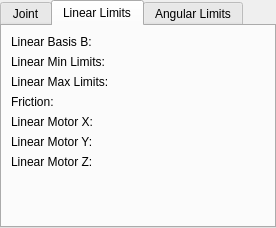
<?xml version="1.0" encoding="UTF-8"?>
<ui version="4.0">
 <class>Generic</class>
 <widget class="QWidget" name="Generic">
  <property name="geometry">
   <rect>
    <x>0</x>
    <y>0</y>
    <width>276</width>
    <height>216</height>
   </rect>
  </property>
  <property name="windowTitle">
   <string>Form</string>
  </property>
  <layout class="QGridLayout" name="gridLayout">
   <property name="leftMargin">
    <number>0</number>
   </property>
   <property name="topMargin">
    <number>0</number>
   </property>
   <property name="rightMargin">
    <number>0</number>
   </property>
   <property name="bottomMargin">
    <number>0</number>
   </property>
   <item row="0" column="0">
    <widget class="QTabWidget" name="tabWidget">
     <property name="currentIndex">
      <number>1</number>
     </property>
     <widget class="QWidget" name="tab">
      <attribute name="title">
       <string>Joint</string>
      </attribute>
      <layout class="QFormLayout" name="formLayout">
       <item row="0" column="0">
        <widget class="QLabel" name="label">
         <property name="text">
          <string>Pivot A:</string>
         </property>
        </widget>
       </item>
       <item row="0" column="1">
        <widget class="Vec3Setter" name="pivotA" native="true">
         <property name="toolTip">
          <string>Sets the pivot point attached to body A from a point in A's body space.</string>
         </property>
        </widget>
       </item>
       <item row="1" column="0">
        <widget class="QLabel" name="label_2">
         <property name="text">
          <string>Pivot B:</string>
         </property>
        </widget>
       </item>
       <item row="1" column="1">
        <widget class="Vec3Setter" name="pivotB" native="true">
         <property name="toolTip">
          <string>Sets the pivot point attached to body B from a point in B's body space.</string>
         </property>
        </widget>
       </item>
      </layout>
     </widget>
     <widget class="QWidget" name="tab_2">
      <attribute name="title">
       <string>Linear Limits</string>
      </attribute>
      <layout class="QFormLayout" name="formLayout_2">
       <item row="0" column="0">
        <widget class="QLabel" name="label_3">
         <property name="text">
          <string>Linear Basis B:</string>
         </property>
        </widget>
       </item>
       <item row="0" column="1">
        <widget class="RotationSetter" name="linearBasisB" native="true"/>
       </item>
       <item row="1" column="0">
        <widget class="QLabel" name="label_6">
         <property name="text">
          <string>Linear Min Limits:</string>
         </property>
        </widget>
       </item>
       <item row="1" column="1">
        <widget class="Vec3Setter" name="linearMin" native="true"/>
       </item>
       <item row="2" column="0">
        <widget class="QLabel" name="label_7">
         <property name="text">
          <string>Linear Max Limits:</string>
         </property>
        </widget>
       </item>
       <item row="2" column="1">
        <widget class="Vec3Setter" name="linearMax" native="true"/>
       </item>
       <item row="4" column="0">
        <widget class="QLabel" name="label_8">
         <property name="text">
          <string>Linear Motor X:</string>
         </property>
        </widget>
       </item>
       <item row="4" column="1">
        <widget class="MotorSelector" name="linearMotorX" native="true"/>
       </item>
       <item row="5" column="0">
        <widget class="QLabel" name="label_12">
         <property name="text">
          <string>Linear Motor Y:</string>
         </property>
        </widget>
       </item>
       <item row="5" column="1">
        <widget class="MotorSelector" name="linearMotorY" native="true"/>
       </item>
       <item row="6" column="0">
        <widget class="QLabel" name="label_13">
         <property name="text">
          <string>Linear Motor Z:</string>
         </property>
        </widget>
       </item>
       <item row="6" column="1">
        <widget class="MotorSelector" name="linearMotorZ" native="true"/>
       </item>
       <item row="3" column="0">
        <widget class="QLabel" name="label_16">
         <property name="text">
          <string>Friction:</string>
         </property>
        </widget>
       </item>
       <item row="3" column="1">
        <widget class="Vec3Setter" name="linearFriction" native="true"/>
       </item>
      </layout>
     </widget>
     <widget class="QWidget" name="tab_3">
      <attribute name="title">
       <string>Angular Limits</string>
      </attribute>
      <layout class="QFormLayout" name="formLayout_3">
       <item row="1" column="0">
        <widget class="QLabel" name="label_4">
         <property name="text">
          <string>Angular Basis A:</string>
         </property>
        </widget>
       </item>
       <item row="1" column="1">
        <widget class="RotationSetter" name="angularBasisA" native="true"/>
       </item>
       <item row="2" column="0">
        <widget class="QLabel" name="label_5">
         <property name="text">
          <string>Angular Basis B:</string>
         </property>
        </widget>
       </item>
       <item row="2" column="1">
        <widget class="RotationSetter" name="angularBasisB" native="true"/>
       </item>
       <item row="3" column="0">
        <widget class="QLabel" name="label_9">
         <property name="text">
          <string>Angular Min Limits:</string>
         </property>
        </widget>
       </item>
       <item row="3" column="1">
        <widget class="Vec3Setter" name="angularMin" native="true"/>
       </item>
       <item row="4" column="0">
        <widget class="QLabel" name="label_10">
         <property name="text">
          <string>Angular Max Limits:</string>
         </property>
        </widget>
       </item>
       <item row="4" column="1">
        <widget class="Vec3Setter" name="angularMax" native="true"/>
       </item>
       <item row="7" column="0">
        <widget class="QLabel" name="label_11">
         <property name="text">
          <string>Angular Motor X:</string>
         </property>
        </widget>
       </item>
       <item row="7" column="1">
        <widget class="MotorSelector" name="angularMotorX" native="true"/>
       </item>
       <item row="8" column="0">
        <widget class="QLabel" name="label_14">
         <property name="text">
          <string>Angular Motor Y:</string>
         </property>
        </widget>
       </item>
       <item row="8" column="1">
        <widget class="MotorSelector" name="angularMotorY" native="true"/>
       </item>
       <item row="9" column="0">
        <widget class="QLabel" name="label_15">
         <property name="text">
          <string>Angular Motor Z:</string>
         </property>
        </widget>
       </item>
       <item row="9" column="1">
        <widget class="MotorSelector" name="angularMotorZ" native="true"/>
       </item>
       <item row="5" column="1">
        <layout class="QHBoxLayout" name="horizontalLayout">
         <item>
          <widget class="QRadioButton" name="radius">
           <property name="text">
            <string>Radius</string>
           </property>
           <property name="checked">
            <bool>true</bool>
           </property>
          </widget>
         </item>
         <item>
          <widget class="QRadioButton" name="degree">
           <property name="text">
            <string>Degree</string>
           </property>
          </widget>
         </item>
         <item>
          <spacer name="horizontalSpacer">
           <property name="orientation">
            <enum>Qt::Horizontal</enum>
           </property>
           <property name="sizeHint" stdset="0">
            <size>
             <width>40</width>
             <height>20</height>
            </size>
           </property>
          </spacer>
         </item>
        </layout>
       </item>
       <item row="6" column="0">
        <widget class="QLabel" name="label_17">
         <property name="text">
          <string>Friction</string>
         </property>
        </widget>
       </item>
       <item row="6" column="1">
        <widget class="Vec3Setter" name="angularFriction" native="true"/>
       </item>
      </layout>
     </widget>
    </widget>
   </item>
  </layout>
 </widget>
 <customwidgets>
  <customwidget>
   <class>RotationSetter</class>
   <extends>QWidget</extends>
   <header>rotationsetter.h</header>
   <container>1</container>
  </customwidget>
  <customwidget>
   <class>Vec3Setter</class>
   <extends>QWidget</extends>
   <header>vec3setter.h</header>
   <container>1</container>
  </customwidget>
  <customwidget>
   <class>MotorSelector</class>
   <extends>QWidget</extends>
   <header>motorselector.h</header>
   <container>1</container>
  </customwidget>
 </customwidgets>
 <resources/>
 <connections/>
</ui>
